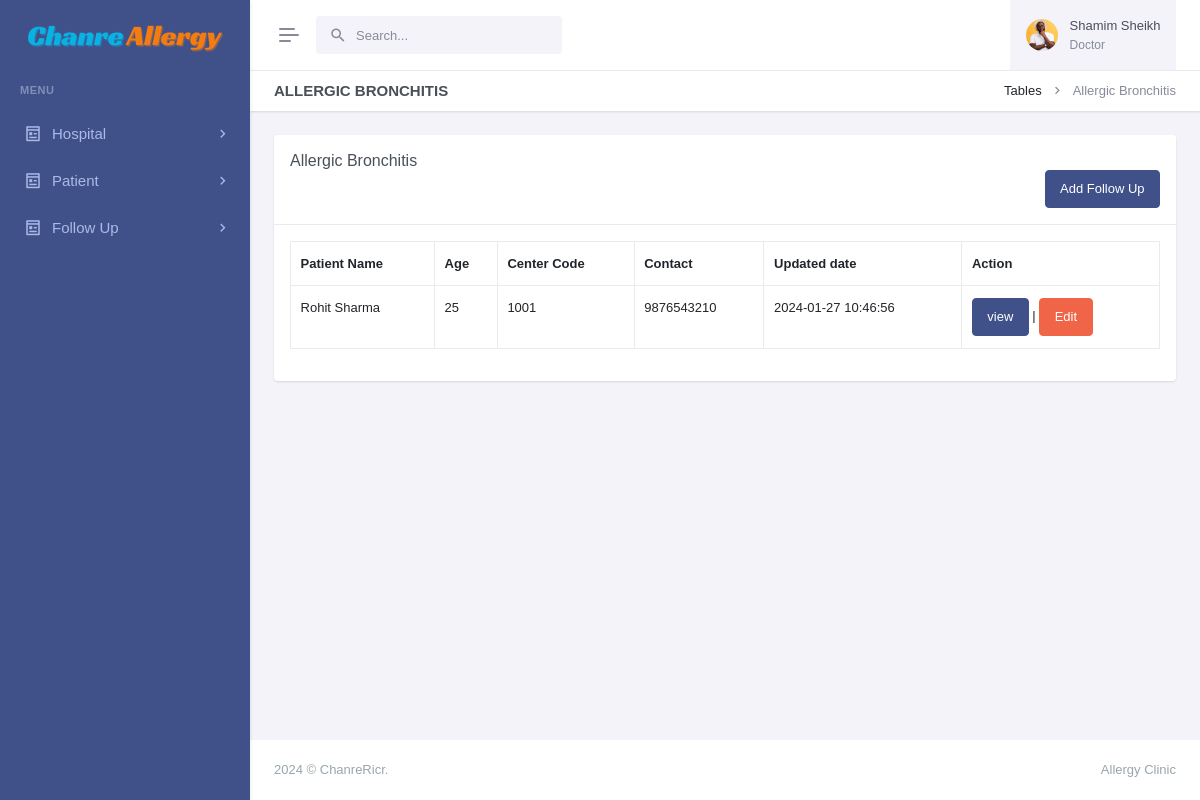
Page /view-bronchitis.php?pid=12222 (signed in) on the committed database.
### tables this page shows
CREATE TABLE `patients` (
  `id` int(11) NOT NULL,
  `patient_name` varchar(255) NOT NULL,
  `patient_id` varchar(50) DEFAULT NULL,
  `age` int(11) DEFAULT NULL,
  `sex` varchar(25) DEFAULT NULL,
  `physician` varchar(255) DEFAULT NULL,
  `address` varchar(255) DEFAULT NULL,
  `mobile` varchar(15) DEFAULT NULL,
  `email` varchar(255) DEFAULT NULL,
  `updatedBy` varchar(255) DEFAULT NULL,
  `centerName` varchar(255) DEFAULT NULL,
  `centerCode` varchar(10) DEFAULT NULL,
  `createdAt` timestamp NOT NULL DEFAULT current_timestamp()
);

CREATE TABLE `tbl_bronchitis` (
  `id` int(11) NOT NULL,
  `symptoms` text DEFAULT NULL,
  `types` varchar(255) DEFAULT NULL,
  `daytime` varchar(255) DEFAULT NULL,
  `limitation` varchar(55) DEFAULT NULL,
  `nocturnal` varchar(55) DEFAULT NULL,
  `rescue` varchar(55) DEFAULT NULL,
  `lf` varchar(55) DEFAULT NULL,
  `ex` varchar(55) DEFAULT NULL,
  `controlled` varchar(55) DEFAULT NULL,
  `partially` varchar(55) DEFAULT NULL,
  `uncontrolled` varchar(55) DEFAULT NULL,
  `pftgrading` varchar(55) DEFAULT NULL,
  `habits` varchar(55) DEFAULT NULL,
  `centerCode` varchar(55) DEFAULT NULL,
  `centerName` varchar(55) DEFAULT NULL,
  `patient_id` varchar(55) DEFAULT NULL,
  `updatedBy` varchar(55) DEFAULT NULL,
  `createdAt` timestamp NOT NULL DEFAULT current_timestamp()
);

### view-bronchitis.php (the view, shortened to what this page needs)
<?php
include('layout/config.php');
if (strlen($_SESSION['login']) == 0) {
    header('location:index.php');
} else {
    $postid = intval($_GET['pid']);
    ?>
    <!doctype html>
    <html lang="en" data-layout="vertical" data-topbar="light" data-sidebar="dark" data-sidebar-size="lg"
        data-sidebar-image="none" data-preloader="disable">
    <head>
        <link rel="stylesheet" href="https://cdn.datatables.net/1.11.5/css/dataTables.bootstrap5.min.css" />
        <link rel="stylesheet" href="https://cdn.datatables.net/responsive/2.2.9/css/responsive.bootstrap.min.css" />
        <link rel="stylesheet" href="https://cdn.datatables.net/buttons/2.2.2/css/buttons.dataTables.min.css">
        <link href="assets/css/bootstrap.min.css" rel="stylesheet" type="text/css" />
        <link href="assets/css/icons.min.css" rel="stylesheet" type="text/css" />
        <link href="assets/css/app.min.css" rel="stylesheet" type="text/css" />
        <link href="assets/css/custom.min.css" rel="stylesheet" type="text/css" />
    </head>
    <body>
        <div id="layout-wrapper">
            <?php include('admin/header.php') ?>
            <?php include('admin/leftsidebar.php') ?>
            <div class="main-content">
                <div class="page-content">
                    <div class="container-fluid">
                        <div class="row">
                            <div class="col-12">
                                <div class="page-title-box d-sm-flex align-items-center justify-content-between">
                                    <h4 class="mb-sm-0">Allergic Bronchitis</h4>
                                    <div class="page-title-right">
                                        <ol class="breadcrumb m-0">
                                            <li class="breadcrumb-item"><a href="javascript: void(0);">Tables</a></li>
                                            <li class="breadcrumb-item active">Allergic Bronchitis</li>
                                        </ol>
                                    </div>
                                </div>
                            </div>
                        </div>
                        <div class="row">
                            <div class="col-lg-12">
                                <div class="card">
                                    <div class="card-header">
                                        <h5 class="card-title mb-0">Allergic Bronchitis</h5>
                                        <a href="add-bronchitis.php?pid=<?php echo $postid; ?>" style=" float:right"
                                            class="btn btn-primary">Add Follow Up</a>
                                    </div>
                                    <div class="card-body">
                                        <div class="table-responsive">
                                            <table id="buttons-datatables" class="display table table-bordered"
                                                style="width:100%">
                                                <thead>
                                                    <tr>
                                                        <th>Patient Name</th>
                                                        <th>Age</th>
                                                        <th>Center Code</th>
                                                        <th>Contact</th>
                                                        <th>Updated date</th>
                                                        <th>Action</th>
                                                    </tr>
                                                </thead>
                                                <tbody>
                                                    <?php
                                                    $sid = intval($_GET['pid']);
                                                    $users = $_SESSION['adminName'];
                                                    $myquery = mysqli_query($conn, "SELECT *
                                                    FROM patients INNER JOIN tbl_bronchitis ON patients.patient_id = tbl_bronchitis.patient_id Where tbl_bronchitis.updatedBy = '$users' AND tbl_bronchitis.patient_id = '$sid'");
                                                    while ($row = mysqli_fetch_array($myquery)) {
                                                        ?>
                                                        <tr>
                                                            <td>
                                                                <?php echo htmlentities($row['patient_name']) ?>
                                                            </td>
                                                            <td>
                                                                <?php echo htmlentities($row['age']) ?>
                                                            </td>
                                                            <td>
                                                                <?php echo htmlentities($row['centerCode']) ?>
                                                            </td>
                                                            <td>
                                                                <?php echo htmlentities($row['mobile']) ?>
                                                            </td>
                                                            <td>
                                                                <?php echo htmlentities($row['createdAt']) ?>
                                                            </td>
                                                            <td>
                                                                <a href="view-bronchitis-followup.php?pid=<?php echo $postid; ?>&&sid=<?php echo $row['id']; ?>"
                                                                    class=" btn btn-primary">view</a>
                                                                |
                                                                <a class="btn btn-danger"
                                                                    href="edit-bronchitis-followup.php?pid=<?php echo $postid; ?>&&sid=<?php echo $row['id']; ?>">
                                                                    Edit</a>
                                                            </td>
                                                        </tr>
                                                    <?php } ?>
                                            </table>
                                        </div>
                                    </div>
                                </div>
                            </div>
                        </div>
                    </div>
                </div>
                <?php include('admin/footer.php'); ?>
            </div>
        </div>
    </body>
    </html>
<?php } ?>

### rows in the picture
patients: patient_name "Rohit Sharma", age "25", tbl_bronchitis.centerCode "1001", mobile "9876543210", tbl_bronchitis.createdAt "2024-01-27 10:46:56"

### other values in the picture
$_SESSION['adminName'] "Shamim Sheikh"
